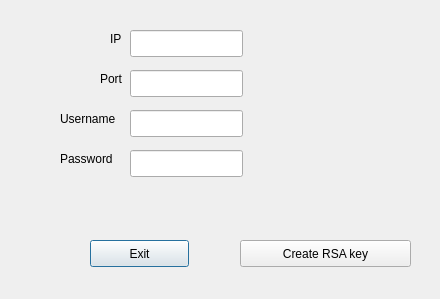
<?xml version="1.0" encoding="UTF-8"?>
<ui version="4.0">
 <class>DialogCreateRsaKey</class>
 <widget class="QDialog" name="DialogCreateRsaKey">
  <property name="geometry">
   <rect>
    <x>0</x>
    <y>0</y>
    <width>440</width>
    <height>299</height>
   </rect>
  </property>
  <property name="windowTitle">
   <string>Dialog</string>
  </property>
  <widget class="QLabel" name="labelUsername">
   <property name="geometry">
    <rect>
     <x>60</x>
     <y>110</y>
     <width>71</width>
     <height>17</height>
    </rect>
   </property>
   <property name="text">
    <string>Username</string>
   </property>
  </widget>
  <widget class="QLabel" name="labelIP">
   <property name="geometry">
    <rect>
     <x>110</x>
     <y>30</y>
     <width>16</width>
     <height>17</height>
    </rect>
   </property>
   <property name="text">
    <string>IP</string>
   </property>
  </widget>
  <widget class="QLabel" name="labelPort">
   <property name="geometry">
    <rect>
     <x>100</x>
     <y>70</y>
     <width>31</width>
     <height>17</height>
    </rect>
   </property>
   <property name="text">
    <string>Port</string>
   </property>
  </widget>
  <widget class="QLabel" name="labelPassword">
   <property name="geometry">
    <rect>
     <x>60</x>
     <y>150</y>
     <width>67</width>
     <height>17</height>
    </rect>
   </property>
   <property name="text">
    <string>Password</string>
   </property>
  </widget>
  <widget class="QLineEdit" name="lineEditIP">
   <property name="geometry">
    <rect>
     <x>130</x>
     <y>30</y>
     <width>113</width>
     <height>27</height>
    </rect>
   </property>
  </widget>
  <widget class="QLineEdit" name="lineEditPort">
   <property name="geometry">
    <rect>
     <x>130</x>
     <y>70</y>
     <width>113</width>
     <height>27</height>
    </rect>
   </property>
  </widget>
  <widget class="QLineEdit" name="lineEditUsername">
   <property name="geometry">
    <rect>
     <x>130</x>
     <y>110</y>
     <width>113</width>
     <height>27</height>
    </rect>
   </property>
  </widget>
  <widget class="QLineEdit" name="lineEditPassword">
   <property name="geometry">
    <rect>
     <x>130</x>
     <y>150</y>
     <width>113</width>
     <height>27</height>
    </rect>
   </property>
  </widget>
  <widget class="QPushButton" name="ButtonExit">
   <property name="geometry">
    <rect>
     <x>90</x>
     <y>240</y>
     <width>99</width>
     <height>27</height>
    </rect>
   </property>
   <property name="text">
    <string>Exit</string>
   </property>
  </widget>
  <widget class="QPushButton" name="CreateRsaKeyButton">
   <property name="geometry">
    <rect>
     <x>240</x>
     <y>240</y>
     <width>171</width>
     <height>27</height>
    </rect>
   </property>
   <property name="text">
    <string>Create RSA key</string>
   </property>
  </widget>
 </widget>
 <resources/>
 <connections/>
</ui>
